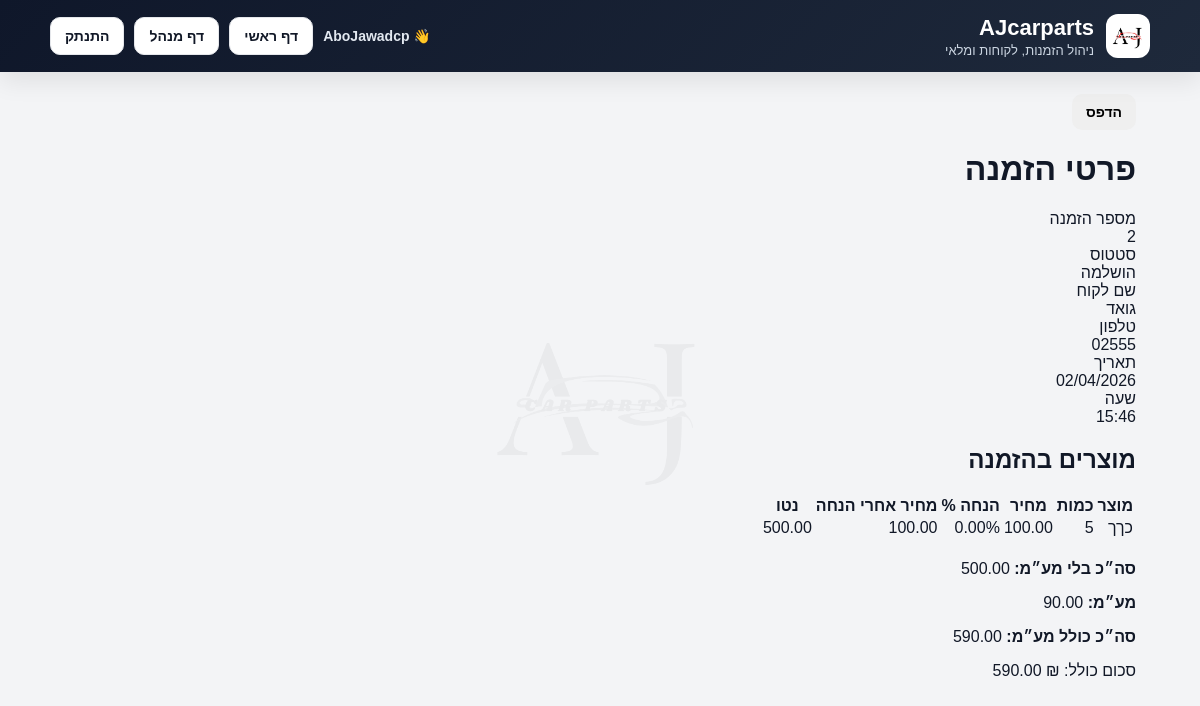
Page /orders/2/ (signed in) on the committed database.
### AJcarparts/models.py (models this page shows, shortened)
class Order(models.Model):
    STATUS_CHOICES = [
        ('draft', 'טיוטה'),
        ('completed', 'הושלמה'),
        ('cancelled', 'בוטלה'),
    ]
    customer = models.ForeignKey(Customer, on_delete=models.CASCADE, verbose_name="לקוח")
    created_at = models.DateTimeField(auto_now_add=True, verbose_name="תאריך")
    notes = models.TextField(blank=True, null=True, verbose_name="הערות")
    status = models.CharField(max_length=20, choices=STATUS_CHOICES, default='draft', verbose_name="סטטוס")
    is_printed = models.BooleanField(default=False, verbose_name="הודפסה")
    is_delivered = models.BooleanField(default=False, verbose_name="נמסרה")
    stock_updated = models.BooleanField(default=False, verbose_name="מלאי עודכן")
    def total_after_discount(self):
        return sum(item.net_total() for item in self.items.all())
    def vat_amount(self):
        return self.total_after_discount() * Decimal('0.18')
    def total_without_vat(self):
        return self.total_after_discount()
    def total_with_vat(self):
        return self.total_after_discount() + self.vat_amount()

class Customer(models.Model):
    name = models.CharField(max_length=200, verbose_name="שם לקוח")
    phone = models.CharField(max_length=20, verbose_name="טלפון")
    address = models.CharField(max_length=255, blank=True, null=True, verbose_name="כתובת")
    tax_number = models.CharField(max_length=50, blank=True, null=True, verbose_name='ע.מ / ח.פ')
    notes = models.TextField(blank=True, null=True, verbose_name="הערות")

class OrderItem(models.Model):
    order = models.ForeignKey(Order, on_delete=models.CASCADE, related_name='items', verbose_name="הזמנה")
    product = models.ForeignKey(Product, on_delete=models.CASCADE, verbose_name="מוצר")
    quantity = models.PositiveIntegerField(verbose_name="כמות")
    price = models.DecimalField(
        max_digits=10,
        decimal_places=2,
        verbose_name="מחיר ליחידה",
        blank=True,
        null=True
    )
    discount_percent = models.DecimalField(
        max_digits=5,
        decimal_places=2,
        default=0,
        verbose_name="הנחה באחוזים"
    )
    def get_total(self):
        return self.quantity * self.price
    def discount_amount(self):
        return (self.get_total() * self.discount_percent) / Decimal('100')
    def net_total(self):
        return self.get_total() - self.discount_amount()
    def unit_price_after_discount(self):
        return self.price - ((self.price * self.discount_percent) / Decimal('100'))

class Product(models.Model):
    name = models.CharField(max_length=200, verbose_name="שם מוצר")
    product_code = models.CharField(max_length=100, unique=True, verbose_name="קוד מוצר")
    price = models.DecimalField(max_digits=10, decimal_places=2, verbose_name="מחיר")
    stock_quantity = models.PositiveIntegerField(default=0, verbose_name="כמות במלאי")
    description = models.TextField(blank=True, null=True, verbose_name="תיאור")

### AJcarparts/views.py (the view)
# urls.py: path('orders/<int:order_id>/', views.order_detail, name='order_detail'),
@login_required
def order_detail(request, order_id):
    order = get_object_or_404(Order, id=order_id)
    return render(request, 'AJcarparts/order_detail.html', {'order': order})

### AJcarparts/templates/AJcarparts/order_detail.html (shortened to what this page needs)
{% extends 'AJcarparts/base.html' %}
{% block content %}
<div class="card">
    <div class="btn-row">
        <button class="btn btn-primary" onclick="window.print()">הדפס</button>
    </div>
    <h1 class="section-title">פרטי הזמנה</h1>
    <div class="info-grid">
        <div class="info-box">
            <div class="label">מספר הזמנה</div>
            <div class="value">{{ order.id }}</div>
        </div>
        <div class="info-box">
            <div class="label">סטטוס</div>
            <div class="value"><span class="status-badge
                                        {% if order.status == 'new' %}status-new
                                        {% elif order.status == 'preparing' %}status-preparing
                                        {% elif order.status == 'completed' %}status-completed
                                        {% elif order.status == 'cancelled' %}status-cancelled
                                        {% endif %}
                                        ">
                                        {{ order.get_status_display }}
                                        </span></div>
        </div>
        <div class="info-box">
            <div class="label">שם לקוח</div>
            <div class="value">{{ order.customer.name }}</div>
        </div>
        <div class="info-box">
            <div class="label">טלפון</div>
            <div class="value">{{ order.customer.phone }}</div>
        </div>
        <div class="info-box">
            <div class="label">תאריך</div>
            <div class="value">{{ order.created_at|date:"d/m/Y" }}</div>
        </div>
        <div class="info-box">
            <div class="label">שעה</div>
            <div class="value">{{ order.created_at|date:"H:i" }}</div>
        </div>
    </div>
    <h2 class="section-title">מוצרים בהזמנה</h2>
    <div class="table-wrap">
        <table>
        <thead>
            <tr>
                <th>מוצר</th>
                <th>כמות</th>
                <th>מחיר</th>
                <th>הנחה %</th>
                <th>מחיר אחרי הנחה</th>
                <th>נטו</th>
            </tr>
        </thead>
        <tbody>
            {% for item in order.items.all %}
            <tr>
                <td>{{ item.product.name }}</td>
                <td>{{ item.quantity }}</td>
                <td>{{ item.price|floatformat:2 }}</td>
                <td>{{ item.discount_percent|floatformat:2 }}%</td>
                <td>{{ item.unit_price_after_discount|floatformat:2 }}</td>
                <td>{{ item.net_total|floatformat:2 }}</td>
            </tr>
            {% endfor %}
        </tbody>
    </table>
    </div>
    <div style="margin-top:20px;">
        <p><strong>סה״כ בלי מע״מ:</strong> {{ order.total_without_vat|floatformat:2 }}</p>
        <p><strong>מע״מ:</strong> {{ order.vat_amount|floatformat:2 }}</p>
        <p><strong>סה״כ כולל מע״מ:</strong> {{ order.total_with_vat|floatformat:2 }}</p>
    </div>
    <div class="total-box">
        סכום כולל: ₪ {{ order.total_with_vat |floatformat:2}}
    </div>
</div>
{% endblock %}

### AJcarparts/templates/AJcarparts/base.html (shortened to what this page needs)
<!DOCTYPE html>
<html lang="he" dir="rtl">
<head>
</head>
<body>
<img src="/static/logo.jpeg" alt="bg-logo" class="background-logo">
<div class="app-shell">
    <header class="topbar">
        <div class="topbar-inner">
            <div class="brand">
                <img src="/static/logo.jpeg" alt="לוגו">
                <div class="brand-text">
                    <h1>AJcarparts</h1>
                    <p>ניהול הזמנות, לקוחות ומלאי</p>
                </div>
            </div>
            <div class="user-box">
                {% if request.user.is_authenticated %}
                    <span class="username">
                        👋 {{ request.user.username }}
                    </span>
                    <a href="{% url 'home' %}" class="btn btn-light">
                        דף ראשי
                    </a>
                    <a href="/admin/" class="btn btn-light">
                        דף מנהל
                    </a>
                    <form method="post" action="{% url 'logout' %}" style="margin:0;">
                        <button type="submit" class="btn btn-light">
                            התנתק
                        </button>
                    </form>
                {% else %}
                    <a href="{% url 'login' %}" class="btn btn-light">
                        התחבר
                    </a>
                {% endif %}
            </div>
        </div>
    </header>
    <main class="page">
        {% block content %}{% endblock %}
    </main>
</div>
</body>
</html>

### AJcarparts/templates/AJcarparts/base.html (style rules this page uses)
:root { --primary: #0f172a; --secondary: #1e293b; --accent: #5173bc; --accent-hover: #5173bc; --bg: #f8fafc; --card: #ffffff; --text: #111827; --muted: #6b7280; --border: #e5e7eb; --success: #16a34a; --danger: #dc2626; --shadow: 0 10px 25px rgba(0,0,0,0.08); --radius: 18px; }
* { box-sizing: border-box; }
body { margin: 0; font-family: Arial, sans-serif; background: #f3f4f6; color: var(--text); }
.topbar { background: linear-gradient(135deg, var(--primary), var(--secondary)); color: white; padding: 14px 18px; position: sticky; top: 0; z-index: 100; box-shadow: var(--shadow); }
.topbar-inner { max-width: 1100px; margin: 0 auto; display: flex; align-items: center; justify-content: space-between; gap: 12px; }
.brand { display: flex; align-items: center; gap: 12px; }
.brand img { width: 44px; height: 44px; object-fit: contain; background: white; border-radius: 12px; padding: 4px; }
.brand-text h1 { margin: 0; font-size: 22px; }
.brand-text p { margin: 2px 0 0; font-size: 13px; color: #cbd5e1; }
.page { width: 100%; max-width: 1100px; margin: 22px auto; padding: 0 14px 30px; }
.btn { display: inline-block; padding: 10px 14px; border-radius: 10px; text-decoration: none; border: none; cursor: pointer; font-size: 14px; font-weight: bold; }
.btn-light { background: white; color: #111827; border: 1px solid #e5e7eb; }
.user-box { display: flex; align-items: center; gap: 10px; flex-wrap: wrap; }
.username { font-size: 14px; font-weight: bold; color: #e2e8f0; }
.background-logo { position: fixed; top: 50%; left: 50%; transform: translate(-50%, -50%); width: 250px; opacity: 0.04; filter: grayscale(100%); z-index: 0; pointer-events: none; }

### rows in the picture
Order: id "2", status "הושלמה", customer.name "גואד", customer.phone "02555", created_at "02/04/2026", created_at "15:46", total_without_vat "500.00", vat_amount "90.00", total_with_vat "590.00"
OrderItem: product.name "כךך", quantity "5", price "100.00", discount_percent "0.00", unit_price_after_discount "100.00", net_total "500.00"

### other values in the picture
{{ request.user.username }} "AboJawadcp"
